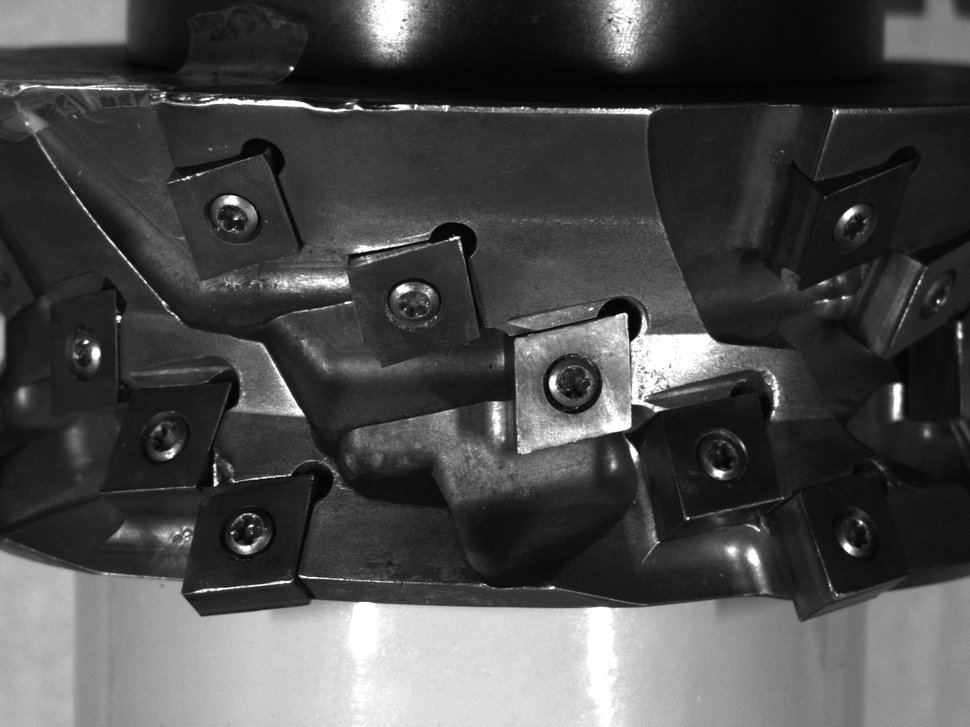
%> input picture Lab4/Assignment4/HeadTool0002.bmp, 970 x 727 px, shrunk from 1280 x 960 before the run
$ octave Assignment4.m   (GNU Octave 9; MATLAB toolbox functions it lacks are replaced by stand-ins)
%> lines starting %> are read from the running program, lines starting %| are printed output that depends on the picture
clc;
close all;

image = im2double(imread('HeadTool0002.bmp'));
%> image: size 727x970 double; min 0.00784, max 1, mean 0.292
imshow(image);
figure;
image_contrast = adapthisteq(image); %stretch-contrast
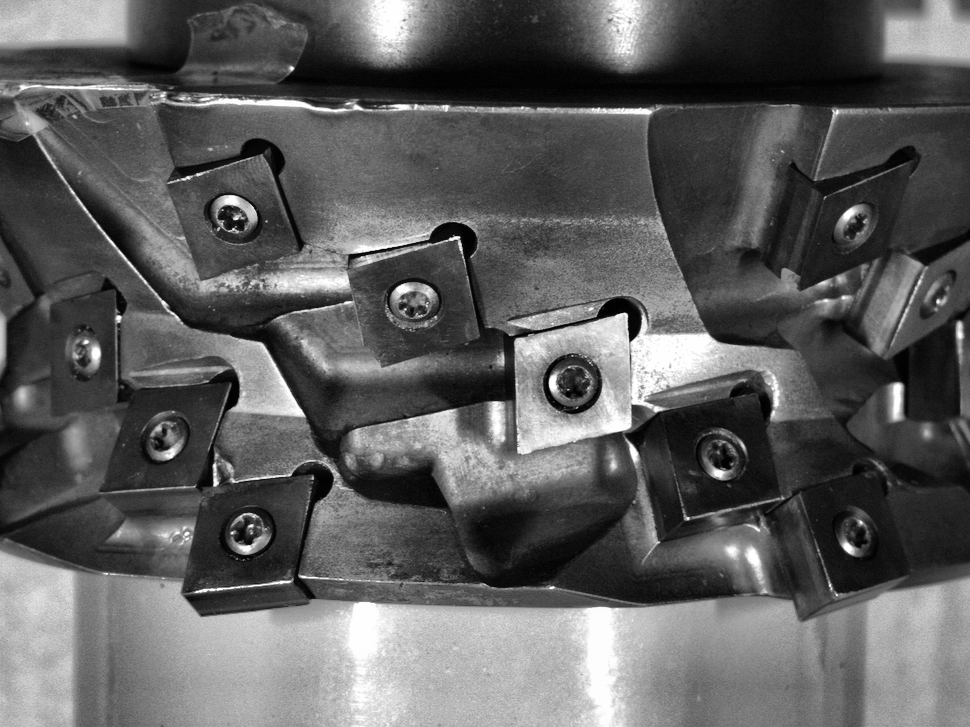
%> image_contrast: size 727x970 double; min 0, max 1, mean 0.368
imshow(image_contrast);
[centers, radiis] = imfindcircles(image_contrast,[20 40],'Sensitivity', 0.93);%find circles
%> centers = 14 rows, first 12: [572.2 383.7; 247.9 532.4; 723.8 456.3; 414 306.3; 862.7 231.2; 232.9 219; 162.2 437.7; 612.4 464; 74.94 355.9; 862.3 533.4; 881.5 399.6; 261.2 392.3]; radiis = [22.86; 23.26; 23.79; 24.74; 25.7; 24.8; 22.38; 28.42; 26.84; 25.07; 21.2; 21.25; 38.9; 28.36]
viscircles(centers(:,:),radiis(:,:),'EdgeColor','r'); %all circles found
title('Circles found with 0.93 sensitivity and [20,40] radii range');
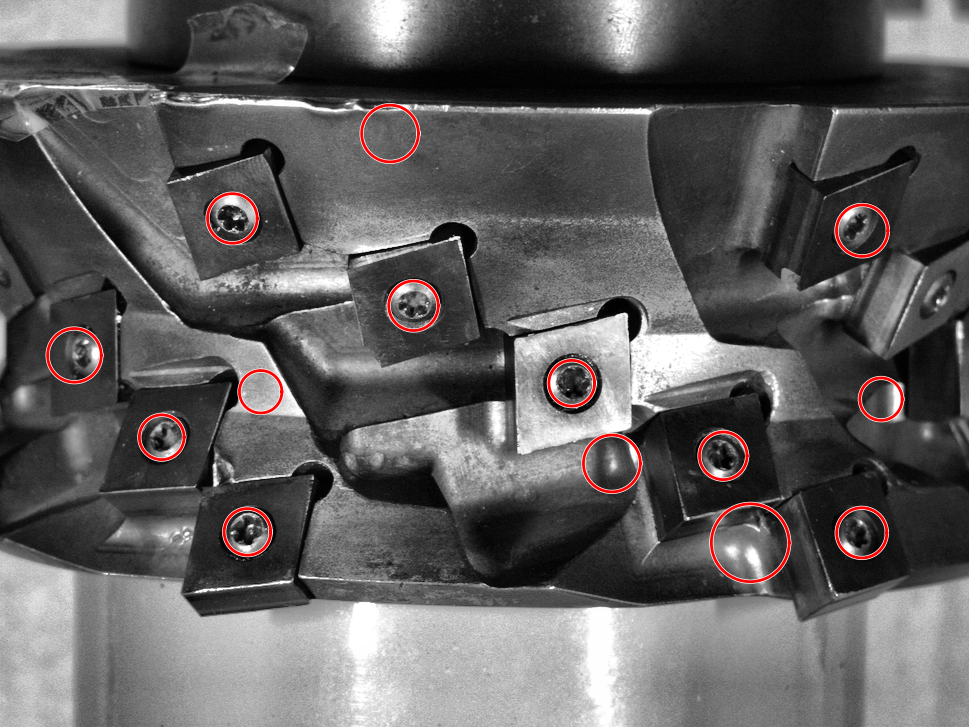
%> figure redrawn from the program's plot data; its title reads 'Circles found with 0.93 sensitivity and [20,40] radii range'
figure;
imshow(image_contrast);
viscircles(centers(1:2,:),radiis(1:2,:),'EdgeColor','r');
title('Two strongest circles found with 0.93 sensitivity and [20,40] radii range');%two strongest circles found
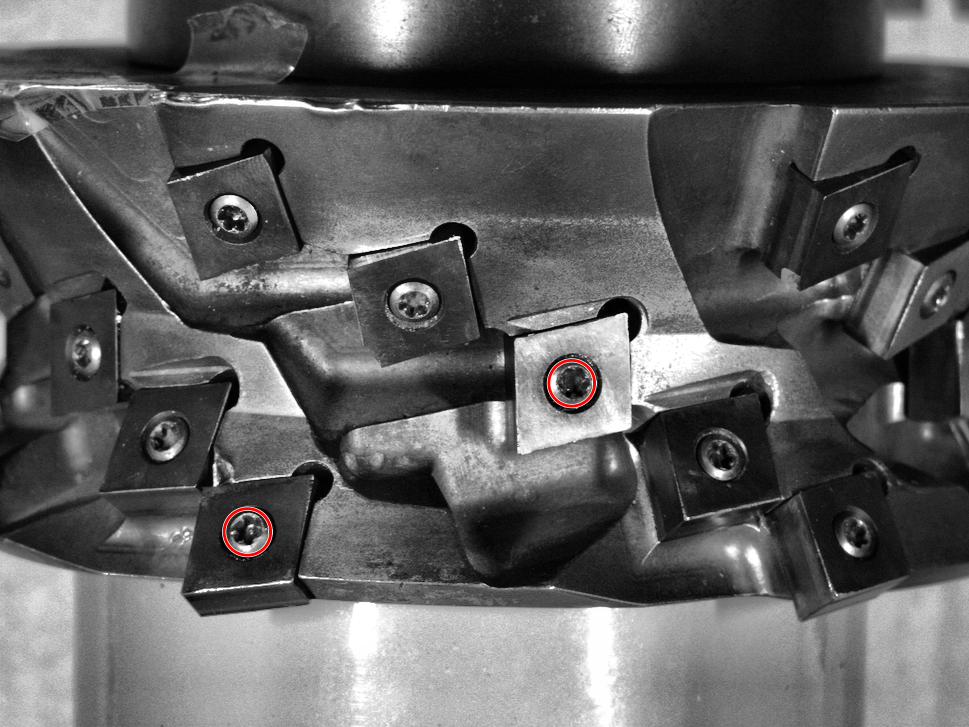
%> figure redrawn from the program's plot data; its title reads 'Two strongest circles found with 0.93 sensitivity and [20,40] radii range'
